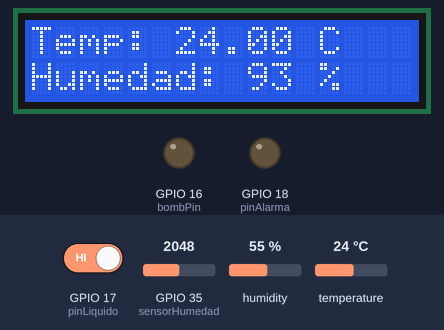
The sketch below on a simulated ESP32. Parts: 16×2 character LCD, output pins drawn as LEDs (lit = HIGH). The inputs (shaded band) are chosen by the test bench; at power-on: GPIO 17 (pinLiquido) HIGH, temperature 24 °C, GPIO 35 (sensorHumedad) = 2048, humidity 55 %. WiFi joins after 1.5 s; servers stay silent unless stated; what the sketch prints to the serial monitor is not drawn.

Above: at 6.3 s.
6.4 s: GPIO 17 (pinLiquido) driven LOW
At 9.9 s:
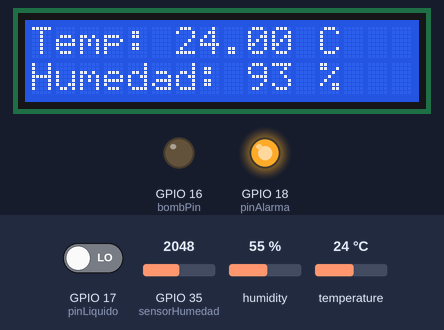
10.2 s: temperature set to 12 °C
At 12.2 s:
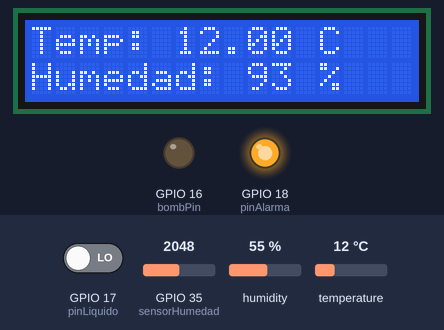
13.3 s: GPIO 35 (sensorHumedad) set to 2866
At 15.4 s:
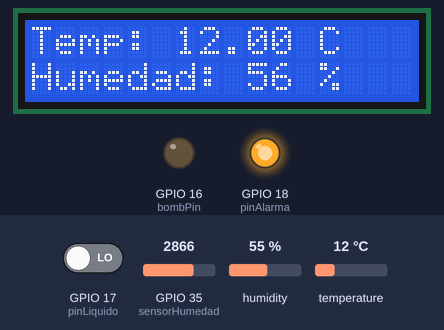
16.3 s: temperature set to 19 °C
At 18.5 s:
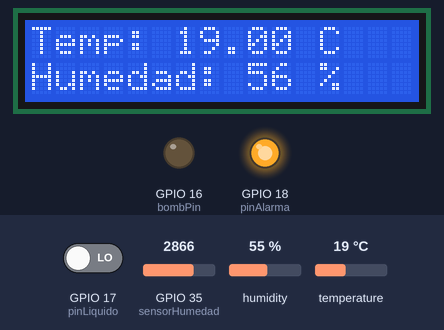
19.3 s: GPIO 35 (sensorHumedad) set to 3040
At 21.7 s:
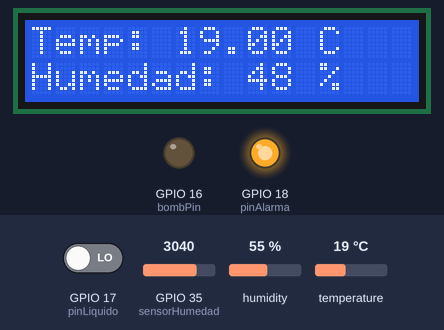
22.3 s: temperature set to 28 °C
At 24.9 s:
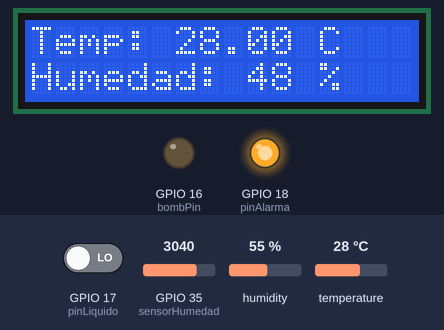
Timing chart, 0 to 26.4 s (numbered marks = the images above; inputs shaded):
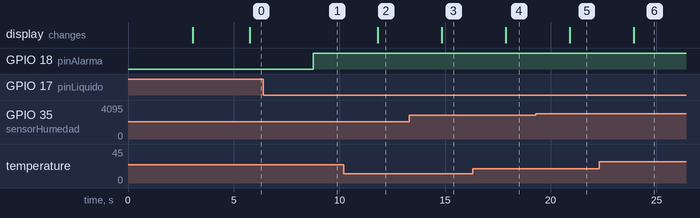

Measured:
- after the input at 6.4 s, GPIO 18 (pinAlarma): LOW → HIGH after 2.4 s
- after the input at 10.2 s, the display: changes after 1.6 s (image 2)
- after the input at 13.3 s, the display: changes after 1.5 s (image 3)
- after the input at 16.3 s, the display: changes after 1.6 s (image 4)
- after the input at 19.3 s, the display: changes after 1.6 s (image 5)
- after the input at 22.3 s, the display: changes after 1.6 s (image 6)

The sketch:

ESP32_Program05_FireBaseDemo.ino
```cpp
//Librerias para el funcionamiento del sistema
#include <WiFi.h>
#include <Firebase_ESP_Client.h>
#include "addons/TokenHelper.h"
#include "addons/RTDBHelper.h"
#include <DHT.h>
#include <LiquidCrystal_I2C.h>
#include <Wire.h>

//Definicion de credenciales para conectar a la base de datos y red WiFi
#define WIFI_SSID "chrisnj"
#define WIFI_PASSWORD "12345678"
#define API_KEY "AIzaSyClANVZPH1pJLPtuYhCe8YhXSnTYmH6VzQ"
#define DATABASE_URL "https://esp32-sra-iot-default-rtdb.firebaseio.com/"

//Inicializar pantalla LCD
LiquidCrystal_I2C lcd(0x27,16,2);


//Definir pines a utilizar
#define sensorHumedad 35
#define bombPin 16
#define pinLiquido 17
#define pinAlarma 18
DHT dht (4,DHT11);

//Valores a utilizar
int valorHumedad;
int porcentajehumedad;
int valor = 0;
int tiempo = 0;
float Temperatura;
unsigned long sendDataPrevMillis = 0;
bool signupOK = false;
bool bombStatus;
bool bombStatus1;

//Objetos de acceso y credenciales de base de datos
FirebaseData fbdo, fbdo_s1, fbdo_s2, fbdo_s3;
FirebaseAuth auth;
FirebaseConfig config;

void setup() {
  //Inicialización de variables
  Serial.begin(9600);
  pinMode(pinLiquido, INPUT);
  pinMode(pinAlarma, OUTPUT);
  dht.begin();
  delay(3000);
  Wire.begin();
  lcd.init();
  lcd.clear();
  lcd.backlight();
  pinMode(bombPin, OUTPUT);

  //Conexión a WiFi
  WiFi.begin(WIFI_SSID, WIFI_PASSWORD);
  Serial.print("Conectado a Wi-Fi");
  //Mientras sea distinto de conectado a WiFi, imprimir un "."
  while(WiFi.status() != WL_CONNECTED){
    Serial.print(".");
    delay(300);
  }
  //Sale del bucle y emite el mensaje de conectado a WiFi con IP
  Serial.println();
  Serial.print("Conectado con IP: ");
  Serial.println(WiFi.localIP());
  Serial.println();

  //Conectarse a FireBase
  config.api_key = API_KEY;
  config.database_url = DATABASE_URL;

  //Pasamos los parametros de conexión
  if(Firebase.signUp(&config, &auth, "", "")){
    Serial.println("SignUp OK"); //Si se conecta, mandar este mensaje
    signupOK = true;
  }else{
    Serial.printf("%s\n", config.signer.signupError.message.c_str());  //Error de coenxión a Firebase
  }

  config.token_status_callback = tokenStatusCallback;

  Firebase.begin(&config, &auth);
  Firebase.reconnectWiFi(true);

  //Stream para acceder a datos de rutas en Firebase para utilizar
  if(!Firebase.RTDB.beginStream(&fbdo_s1, "/BOMBA/digital"))
    Serial.printf("stream 1 begin error, $s\n\n", fbdo_s1.errorReason().c_str());

}


void loop() {

  if(Firebase.ready() && signupOK && (millis() - sendDataPrevMillis > 3000 || sendDataPrevMillis == 0)){

      Temperatura = dht.readTemperature();
      sendDataPrevMillis = millis();
      Serial.print("Temp: ");
      Serial.print(Temperatura);
      Serial.println(" C");

      valorHumedad = analogRead(sensorHumedad);
      humedad(valorHumedad);
      Serial.print("Humedad: ");
      Serial.print(porcentajehumedad);
      Serial.println("%");
      delay(1000);

      valor = digitalRead(pinLiquido);
      Serial.println(valor);

      //Para activar la alarma se pregunta lo siguiente
      if(valor == 0){ // Si el sensor esta en el estado 0 se prende le led del pin 13
        digitalWrite(pinAlarma, HIGH);
      }else{ //De lo contrario estará apagado el led del pin 13
        digitalWrite(pinAlarma, LOW);
      }

       // Mostrar en la pantalla LCD
      lcd.clear();
      lcd.setCursor(0, 0);
      lcd.print("Temp: ");
      lcd.print(Temperatura);
      lcd.print(" C");

      lcd.setCursor(0, 1);
      lcd.print("Humedad: ");
      lcd.print(porcentajehumedad);
      lcd.print(" %");
      delay(1000);

    //Guardar en RTDB
      if(Firebase.RTDB.setFloat(&fbdo, "Sensor/sensor_data", porcentajehumedad)){
        Serial.println();
        Serial.print(porcentajehumedad);
        Serial.println("Valor del sensor: " + String(porcentajehumedad));
        Serial.print(" - Guardado correctamente en: " + fbdo.dataPath());
        Serial.println(" (" + fbdo.dataType() + " ) ");
      }else{
        Serial.println("FAILED: " + fbdo.errorReason());
      }

      if(Firebase.RTDB.setFloat(&fbdo, "Sensor/temp", Temperatura)){
      Serial.println();
      Serial.print(Temperatura);
      Serial.println("Valor del sensor: " + String(Temperatura));
      Serial.print(" - Guardado correctamente en: " + fbdo.dataPath());
      Serial.println(" (" + fbdo.dataType() + " ) ");
      }else{
      Serial.println("FAILED: " + fbdo.errorReason());
      }
      if(Firebase.RTDB.setFloat(&fbdo, "SensorLiquido/lleno", valor)){
        Serial.println();
        Serial.print(valor);
        Serial.println("Valor del sensor liquido: " + String(valor));
        Serial.print(" - Guardado correctamente en: " + fbdo.dataPath());
        Serial.println(" (" + fbdo.dataType() + " ) ");
      }else{
        Serial.println("FAILED: " + fbdo.errorReason());
      }
    }

  //Leer datos de RTDB onDataChange
  if(Firebase.ready() && signupOK){
    if(!Firebase.RTDB.readStream(&fbdo_s1))
      Serial.printf("Error en lectura Stream, %s\n\n", fbdo_s1.errorReason().c_str());
    if(fbdo_s1.streamAvailable()){
      if(fbdo_s1.dataType() == "boolean"){
        bombStatus = fbdo_s1.boolData();
        Serial.println("Correctamente leído de " + fbdo_s1.dataPath() + ": " + bombStatus + " (" + fbdo_s1.dataType() + ")");
        // Cambiar el estado de bombPin
        digitalWrite(bombPin, bombStatus ? HIGH : LOW);
      }
    }

  }
}

void humedad(int lectura) {
  porcentajehumedad = map(lectura, 4095, 1904, 0, 100);  // Corregir la llamada a la función map
}
```
